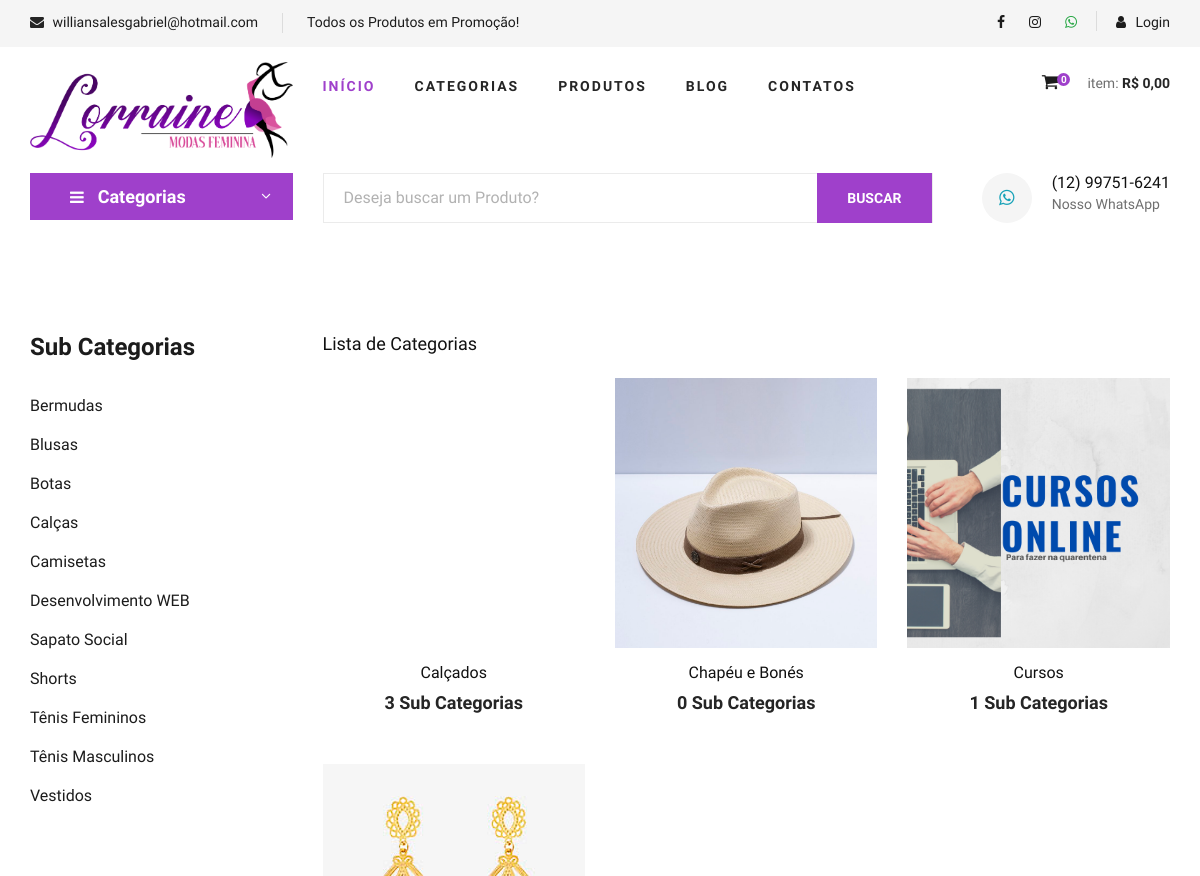
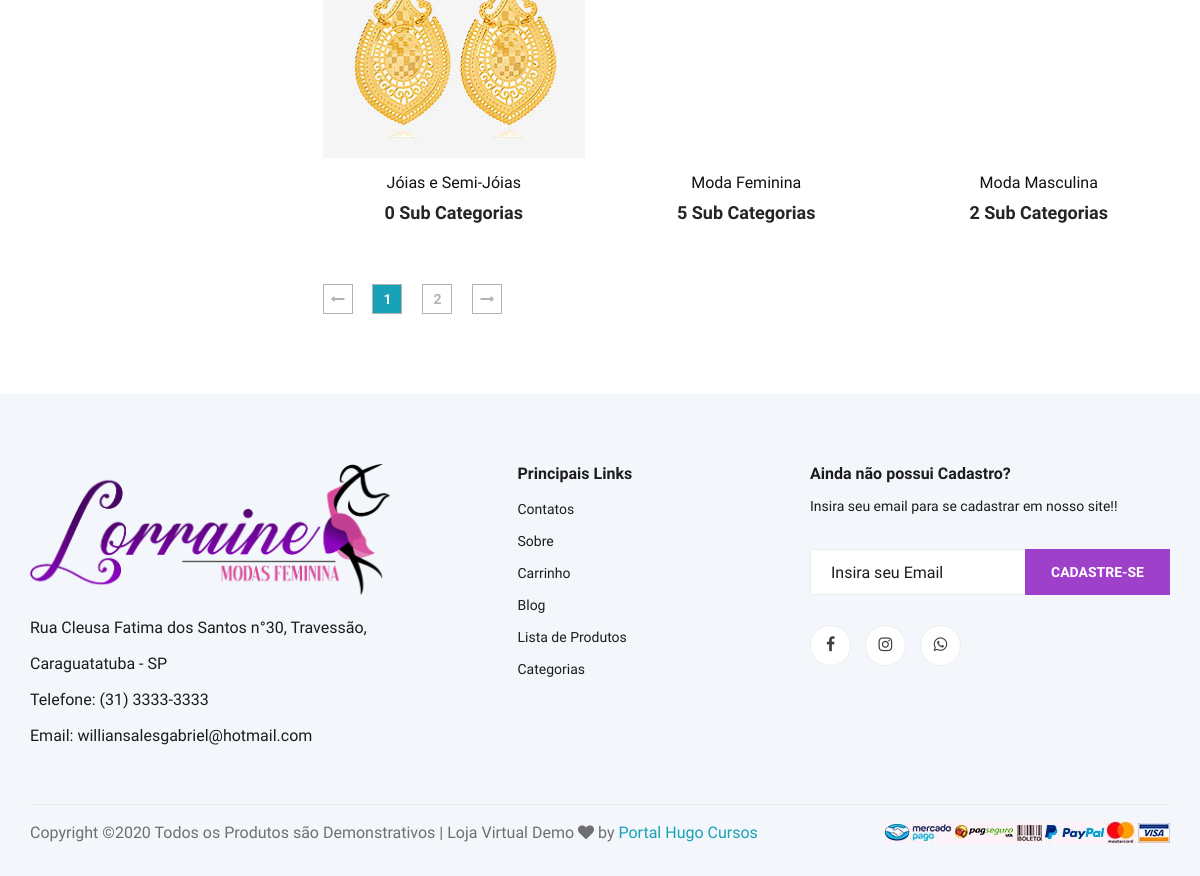
Page /categorias.php on the committed database (2 pictures, top to bottom).
### tables this page shows
CREATE TABLE `sub_categorias` (
  `id` int(11) NOT NULL AUTO_INCREMENT,
  `nome` varchar(50) NOT NULL,
  `nome_url` varchar(50) NOT NULL,
  `imagem` varchar(100) NOT NULL,
  `id_categoria` int(11) NOT NULL,
  PRIMARY KEY (`id`)
);

CREATE TABLE `categorias` (
  `id` int(11) NOT NULL AUTO_INCREMENT,
  `nome` varchar(50) NOT NULL,
  `nome_url` varchar(50) NOT NULL,
  `imagem` varchar(100) NOT NULL,
  PRIMARY KEY (`id`)
);

### config.php (called while the page is built, shortened)
<?php
$itens_por_pagina = 6;
 ?>

### categorias.php (the view, shortened to what this page needs)
<?php
require_once("cabecalho.php");
?>
<?php
require_once("cabecalho-busca.php");
?>
<?php
if(@$_GET['pagina'] != null){
    $pag = $_GET['pagina'];
}else{
    $pag = 0;
}
$limite = $pag * @$itens_por_pagina;
$pagina = $pag;
$nome_pag = 'categorias.php';
 ?>
<section class="product spad">
    <div class="container">
        <div class="row">
            <div class="col-lg-3 col-md-5">
                <div class="sidebar">
                    <div class="sidebar__item">
                        <h4>Sub Categorias</h4>
                        <ul>
                            <?php
                            $query = $pdo->query("SELECT * FROM sub_categorias order by nome asc ");
                            $res = $query->fetchAll(PDO::FETCH_ASSOC);
                            for ($i=0; $i < count($res); $i++) {
                              $nome = $res[$i]['nome'];
                              $nome_url = $res[$i]['nome_url'];
                              ?>
                              <li><a href="produtos-<?php echo $nome_url ?>"><?php echo $nome ?></a></li>
                          <?php } ?>
                      </ul>
                  </div>
              </div>
          </div>
          <div class="col-lg-9 col-md-7">
<h5>Lista de Categorias</h5>
            <div class="row mt-4">
               <?php
               $query = $pdo->query("SELECT * FROM categorias order by nome asc LIMIT $limite, $itens_por_pagina");
               $res = $query->fetchAll(PDO::FETCH_ASSOC);
               for ($i=0; $i < count($res); $i++) {
                  $nome = $res[$i]['nome'];
                  $imagem = $res[$i]['imagem'];
                  $nome_url = $res[$i]['nome_url'];
                  $id = $res[$i]['id'];
                  $query2 = $pdo->query("SELECT * FROM sub_categorias where id_categoria = '$id' ");
                  $res2 = $query2->fetchAll(PDO::FETCH_ASSOC);
                  $total_itens = @count($res2);
                  $query3 = $pdo->query("SELECT * FROM categorias ");
                  $res3 = $query3->fetchAll(PDO::FETCH_ASSOC);
                  $num_total = @count($res3);
                  $num_paginas = ceil($num_total/$itens_por_pagina);
                  ?>
                  <div class="col-lg-4 col-md-6 col-sm-6">
                    <div class="product__item">
                        <div class="product__item__pic set-bg" data-setbg="img/categorias/<?php echo $imagem ?>">
                        </div>
                        <div class="product__item__text">
                            <a href="sub-categoria-de-<?php echo $nome_url ?>"><h6><?php echo $nome ?></h6>
                                <h5><?php echo $total_itens ?> Sub Categorias</h5></a>
                            </div>
                        </div>
                    </div>
                <?php } ?>
            </div>
            <div class="product__pagination">
                <a href="<?php echo $nome_pag ?>?pagina=0"><i class="fa fa-long-arrow-left"></i></a>
                <?php
                    for($i = 0; $i < @$num_paginas; $i++){
                        $estilo = '';
                        if($pagina == $i){
                            $estilo = 'bg-info text-light';
                        }
                        if($pagina >= ($i - 2) && $pagina <= ($i + 2)){ ?>
                         <a href="<?php echo $nome_pag ?>?pagina=<?php echo $i ?>" class="<?php echo $estilo ?>"><?php echo $i + 1 ?></a>
                       <?php }
                    }
                 ?>
                <a href="<?php echo $nome_pag ?>?pagina=<?php echo $num_paginas - 1 ?>"><i class="fa fa-long-arrow-right"></i></a>
            </div>
        </div>
    </div>
</div>
</section>
<?php
require_once("rodape.php");
?>

### css/style.css (style rules this page uses)
html, body { height: 100%; font-family: "Cairo", sans-serif; -webkit-font-smoothing: antialiased; font-smoothing: antialiased; }
h1, h2, h3, h4, h5, h6 { margin: 0; color: #111111; font-weight: 400; font-family: "Cairo", sans-serif; }
h4 { font-size: 24px; }
h5 { font-size: 18px; }
h6 { font-size: 16px; }
ul, ol { padding: 0; margin: 0; }
.set-bg { background-repeat: no-repeat; background-size: cover; background-position: top center; }
.spad { padding-top: 100px; padding-bottom: 100px; }
.sidebar__item { margin-bottom: 35px; }
.sidebar__item h4 { color: #1c1c1c; font-weight: 700; margin-bottom: 25px; }
.sidebar__item ul li { list-style: none; }
.sidebar__item ul li a { font-size: 16px; color: #1c1c1c; line-height: 39px; display: block; }
.product { padding-top: 80px; padding-bottom: 80px; }
.product__item { margin-bottom: 50px; }
.product__item__pic { height: 270px; position: relative; overflow: hidden; }
.product__item__text { text-align: center; padding-top: 15px; }
.product__item__text h6 { margin-bottom: 10px; }
.product__item__text h5 { color: #252525; font-weight: 700; }
.product__pagination, .blog__pagination { padding-top: 10px; }
.product__pagination a, .blog__pagination a { display: inline-block; width: 30px; height: 30px; border: 1px solid #b2b2b2; font-size: 14px; color: #b2b2b2; font-weight: 700; line-height: 28px; text-align: center; margin-right: 16px; -webkit-transition: all, 0.3s; -moz-transition: all, 0.3s; -ms-transition: all, 0.3s; -o-transition: all, 0.3s; transition: all, 0.3s; }
.product__pagination a:last-child, .blog__pagination a:last-child { margin-right: 0; }
@media only screen and (min-width: 1200px) { .container { max-width: 1170px; } }

### rows in the picture
sub_categorias: nome "Bermudas"
sub_categorias: nome "Blusas"
sub_categorias: nome "Botas"
sub_categorias: nome "Calças"
sub_categorias: nome "Camisetas"
sub_categorias: nome "Desenvolvimento WEB"
sub_categorias: nome "Sapato Social"
sub_categorias: nome "Shorts"
sub_categorias: nome "Tênis Femininos"
sub_categorias: nome "Tênis Masculinos"
sub_categorias: nome "Vestidos"
categorias: nome "Calçados", total_itens "3"
categorias: shows a picture, nome "Chapéu e Bonés", total_itens "0"
categorias: shows a picture, nome "Cursos", total_itens "1"
categorias: shows a picture, nome "Jóias e Semi-Jóias", total_itens "0"
categorias: nome "Moda Feminina", total_itens "5"
categorias: nome "Moda Masculina", total_itens "2"

### other values in the picture
$email "williansalesgabriel@hotmail.com"
$texto_destaque "Todos os Produtos em Promoção!"
$linhas "0"
$total_c "0,00"
$whatsapp "(12) 99751-6241"
$endereco_loja "Rua Cleusa Fatima dos Santos n°30, Travessão, Caraguatatuba - SP"
$telefone "(31) 3333-3333"
